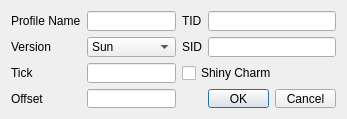
<?xml version="1.0" encoding="UTF-8"?>
<ui version="4.0">
 <class>ProfileEditor</class>
 <widget class="QDialog" name="ProfileEditor">
  <property name="geometry">
   <rect>
    <x>0</x>
    <y>0</y>
    <width>347</width>
    <height>119</height>
   </rect>
  </property>
  <property name="minimumSize">
   <size>
    <width>347</width>
    <height>119</height>
   </size>
  </property>
  <property name="windowTitle">
   <string>Profile Editor</string>
  </property>
  <layout class="QGridLayout" name="gridLayout">
   <item row="0" column="0">
    <widget class="QLabel" name="labelProfileName">
     <property name="text">
      <string>Profile Name</string>
     </property>
    </widget>
   </item>
   <item row="0" column="1">
    <widget class="QLineEdit" name="lineEditProfileName">
     <property name="sizePolicy">
      <sizepolicy hsizetype="Preferred" vsizetype="Fixed">
       <horstretch>0</horstretch>
       <verstretch>0</verstretch>
      </sizepolicy>
     </property>
    </widget>
   </item>
   <item row="0" column="2">
    <widget class="QLabel" name="labelProfileTID">
     <property name="text">
      <string>TID</string>
     </property>
    </widget>
   </item>
   <item row="0" column="3">
    <widget class="TextBox" name="textBoxProfileTID">
     <property name="sizePolicy">
      <sizepolicy hsizetype="Preferred" vsizetype="Fixed">
       <horstretch>0</horstretch>
       <verstretch>0</verstretch>
      </sizepolicy>
     </property>
     <property name="maxLength">
      <number>5</number>
     </property>
    </widget>
   </item>
   <item row="1" column="0">
    <widget class="QLabel" name="labelProfileVersion">
     <property name="text">
      <string>Version</string>
     </property>
    </widget>
   </item>
   <item row="1" column="1">
    <widget class="QComboBox" name="comboBoxProfileVersion">
     <item>
      <property name="text">
       <string>Sun</string>
      </property>
     </item>
     <item>
      <property name="text">
       <string>Moon</string>
      </property>
     </item>
     <item>
      <property name="text">
       <string>Ultra Sun</string>
      </property>
     </item>
     <item>
      <property name="text">
       <string>Ultra Moon</string>
      </property>
     </item>
    </widget>
   </item>
   <item row="1" column="2">
    <widget class="QLabel" name="labelProfileSID">
     <property name="text">
      <string>SID</string>
     </property>
    </widget>
   </item>
   <item row="1" column="3">
    <widget class="TextBox" name="textBoxProfileSID">
     <property name="sizePolicy">
      <sizepolicy hsizetype="Preferred" vsizetype="Fixed">
       <horstretch>0</horstretch>
       <verstretch>0</verstretch>
      </sizepolicy>
     </property>
     <property name="maxLength">
      <number>5</number>
     </property>
    </widget>
   </item>
   <item row="2" column="0">
    <widget class="QLabel" name="labelProfileTick">
     <property name="text">
      <string>Tick</string>
     </property>
    </widget>
   </item>
   <item row="2" column="1">
    <widget class="TextBox" name="textBoxProfileTick">
     <property name="maxLength">
      <number>8</number>
     </property>
    </widget>
   </item>
   <item row="2" column="2" colspan="2">
    <widget class="QCheckBox" name="checkBoxShinyCharm">
     <property name="text">
      <string>Shiny Charm</string>
     </property>
    </widget>
   </item>
   <item row="3" column="0">
    <widget class="QLabel" name="labelProfileOffset">
     <property name="text">
      <string>Offset</string>
     </property>
    </widget>
   </item>
   <item row="3" column="1">
    <widget class="TextBox" name="textBoxProfileOffset">
     <property name="sizePolicy">
      <sizepolicy hsizetype="Preferred" vsizetype="Fixed">
       <horstretch>0</horstretch>
       <verstretch>0</verstretch>
      </sizepolicy>
     </property>
     <property name="maxLength">
      <number>5</number>
     </property>
    </widget>
   </item>
   <item row="3" column="3">
    <widget class="QDialogButtonBox" name="buttonBox">
     <property name="sizePolicy">
      <sizepolicy hsizetype="Preferred" vsizetype="Fixed">
       <horstretch>0</horstretch>
       <verstretch>0</verstretch>
      </sizepolicy>
     </property>
     <property name="standardButtons">
      <set>QDialogButtonBox::Cancel|QDialogButtonBox::Ok</set>
     </property>
    </widget>
   </item>
  </layout>
 </widget>
 <customwidgets>
  <customwidget>
   <class>TextBox</class>
   <extends>QLineEdit</extends>
   <header>Forms/Controls/TextBox.hpp</header>
  </customwidget>
 </customwidgets>
 <tabstops>
  <tabstop>lineEditProfileName</tabstop>
  <tabstop>comboBoxProfileVersion</tabstop>
  <tabstop>textBoxProfileTick</tabstop>
  <tabstop>textBoxProfileOffset</tabstop>
  <tabstop>textBoxProfileTID</tabstop>
  <tabstop>textBoxProfileSID</tabstop>
  <tabstop>checkBoxShinyCharm</tabstop>
 </tabstops>
 <resources/>
 <connections/>
</ui>
